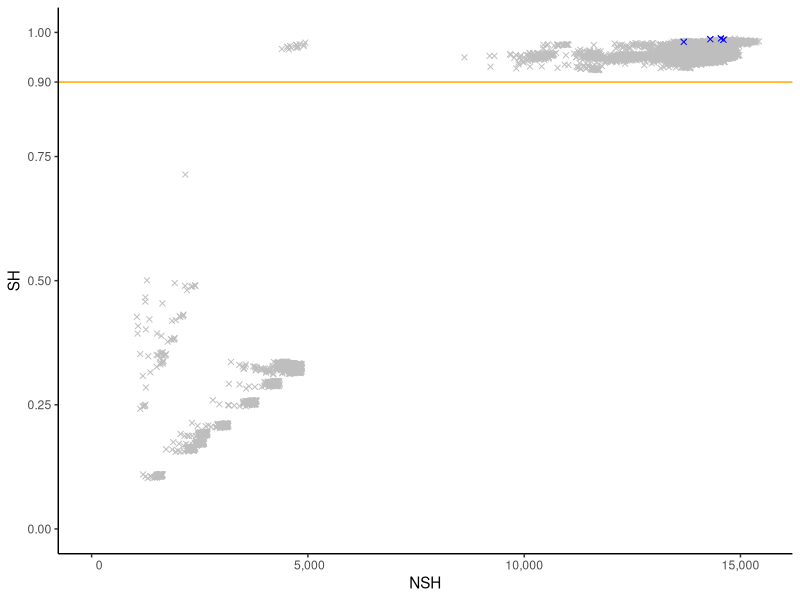
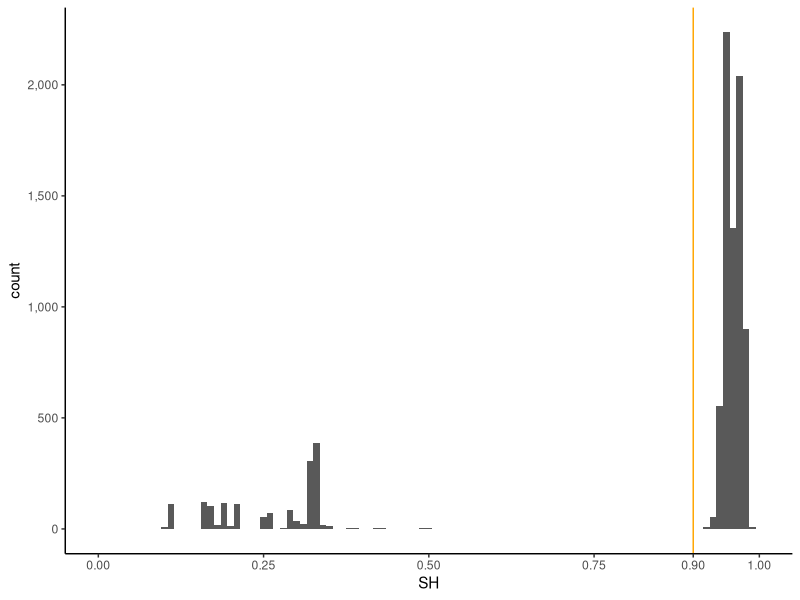

R code for these plots, in order:
#!/usr/bin/env Rscript

library(ggplot2)

obj <- read.table("./output/SH_indices.txt", header = TRUE)
obj01 = subset(obj, Type == "TR")

png("NSH_SH.png", width = 1200, height = 1200, res = 300)
ggplot(obj, aes(NSH, SH, color=Type)) +
  geom_point(shape = 4) +
  geom_hline(yintercept = 0.9, color = "orange") +
  theme_classic() +
  ylab("SH") +
  xlab("NSH") +
  scale_x_continuous(limits = c(0, max(obj$NSH) +1), labels=function(x) format(x, big.mark = ",", scientific = FALSE)) +
  scale_y_continuous(limits = c(0,1), breaks = c(0, 0.25, 0.50, 0.75, 0.90, 1)) +
  scale_color_manual(values = c("TR" = "blue", "Non-TR" = "grey")) +
  geom_point(data=obj01, mapping=aes(NSH, SH), shape = 4) +
  theme(legend.position = "none")

dev.off()


png("SH_histogram.png", width = 1200, height = 1200, res = 300)
ggplot(obj, aes(SH)) +
  geom_histogram(binwidth = 0.01) +
  geom_vline(xintercept = 0.90, color = "orange") +
  theme_classic() +
  xlab("SH") +
  scale_y_continuous(labels=function(x) format(x, big.mark = ",", scientific = FALSE)) +
  scale_x_continuous(limits = c(0,1), breaks = c(0, 0.25, 0.50, 0.75, 0.90, 1))
dev.off()
